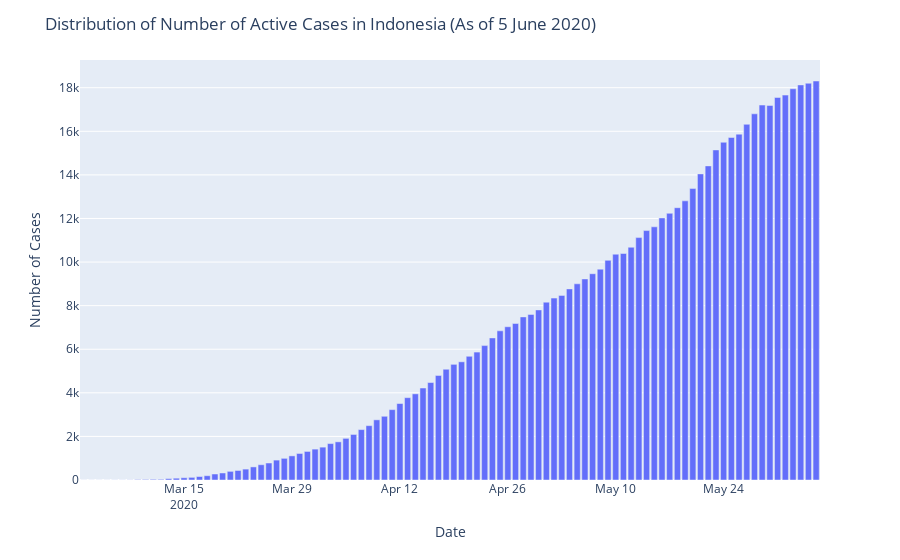

Notebook code cell kept with this figure:
### Code cell
fig=px.bar(x=datewise.index,y=datewise["Confirmed"]-datewise["Recovered"]-datewise["Deaths"])
fig.update_layout(title="Distribution of Number of Active Cases in Indonesia (As of 5 June 2020)",
                  xaxis_title="Date",yaxis_title="Number of Cases",)
fig.show()
